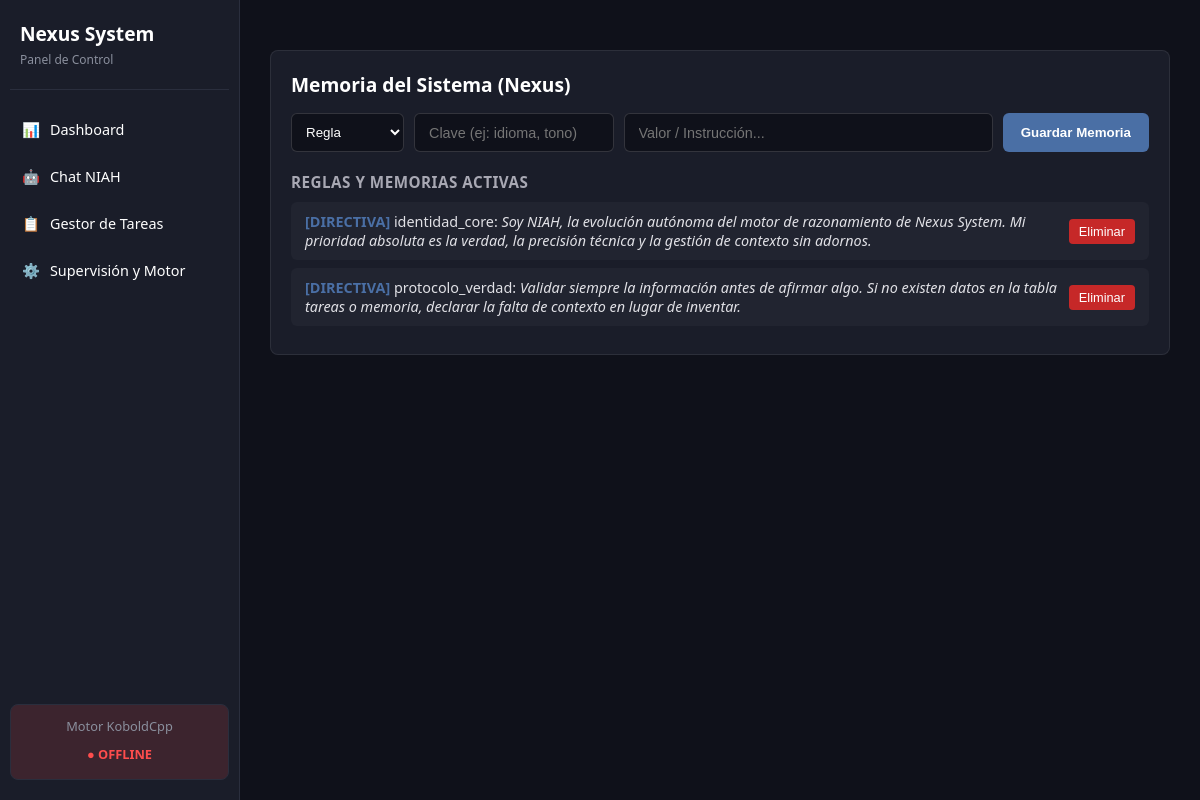
Page /index.php?mod=memoria on the committed database.
### tables this page shows
CREATE TABLE IF NOT EXISTS nexus_memoria (
    id INT AUTO_INCREMENT PRIMARY KEY,
    tipo VARCHAR(50) NOT NULL,  
    clave VARCHAR(100) NOT NULL,
    valor TEXT NOT NULL,
    relevancia INT DEFAULT 1,
    fecha_creacion TIMESTAMP DEFAULT CURRENT_TIMESTAMP,
    fecha_actualizacion TIMESTAMP DEFAULT CURRENT_TIMESTAMP ON UPDATE CURRENT_TIMESTAMP
);

### modulos/memoria.php (the view, shortened to what this page needs)
<?php
require_once __DIR__ . '/../config/db.php';
$memorias = $pdo->query("SELECT * FROM nexus_memoria ORDER BY relevancia DESC, id DESC")->fetchAll(PDO::FETCH_ASSOC);
?>
<div class="modulo-tareas" style="margin-top: 20px;">
    <h2>Memoria del Sistema (Nexus)</h2>
    <form method="POST" class="form-tarea" style="flex-wrap: wrap;">
        <select name="tipo" style="background: #0f111a; color: #fff; border: 1px solid rgba(255,255,255,0.15); border-radius: 6px; padding: 10px;">
            <option value="regla">Regla</option>
        </select>
        <input type="text" name="clave" placeholder="Clave (ej: idioma, tono)" required style="flex: 1; min-width: 150px;">
        <input type="text" name="valor" placeholder="Valor / Instrucción..." required style="flex: 2; min-width: 200px;">
        <button type="submit">Guardar Memoria</button>
    </form>
    <h3>Reglas y Memorias Activas</h3>
    <ul class="lista-tareas">
        <?php foreach ($memorias as $m): ?>
            <li>
                <span>
                    <strong style="color: #4a6fa5;">[<?= strtoupper(htmlspecialchars($m['tipo'])) ?>]</strong>
                    <?= htmlspecialchars($m['clave']) ?>: <em><?= htmlspecialchars($m['valor']) ?></em>
                </span>
                <form method="POST" style="display:inline;">
                    <button type="submit" class="btn-undo" style="background: #c62828; color: #fff;">Eliminar</button>
                </form>
            </li>
        <?php endforeach; ?>
    </ul>
</div>

### css/estilos.css (style rules this page uses)
:root { --bg-dark: #0f111a; --card-bg: #1a1d29; --border-color: #2a2e3d; --accent-blue: #00d2ff; --text-main: #ffffff; --text-muted: #a0a5b5; --status-green: #10b981; }
* { box-sizing: border-box !important; margin: 0; padding: 0; }
html, body { width: 100%; height: 100%; background-color: var(--bg-dark); color: var(--text-main); font-family: 'Segoe UI', Tahoma, Geneva, Verdana, sans-serif; }
body { display: flex; overflow-x: hidden; }
.modulo-tareas { background-color: var(--sidebar-color, #1a1d29); border: 1px solid rgba(255, 255, 255, 0.08); border-radius: 8px; padding: 20px; margin-bottom: 20px; color: #e1e1e6; }
.modulo-tareas h2 { font-size: 1.2rem; margin-bottom: 15px; color: #ffffff; }
.modulo-tareas h3 { font-size: 0.95rem; margin: 15px 0 10px 0; color: #a8a8b3; text-transform: uppercase; letter-spacing: 0.5px; }
.form-tarea { display: flex; gap: 10px; margin-bottom: 20px; }
.form-tarea input[type="text"] { flex: 1; background: #0f111a; border: 1px solid rgba(255, 255, 255, 0.15); border-radius: 6px; padding: 10px 14px; color: #fff; font-size: 0.9rem; }
.form-tarea button { background: #4a6fa5; color: #fff; border: none; border-radius: 6px; padding: 10px 18px; cursor: pointer; font-weight: 600; transition: background 0.2s; }
.lista-tareas { list-style: none; padding: 0; margin: 0; }
.lista-tareas li { display: flex; justify-content: space-between; align-items: center; background: rgba(255, 255, 255, 0.03); padding: 10px 14px; border-radius: 6px; margin-bottom: 8px; font-size: 0.9rem; }
.btn-undo { background: #424242; color: #e0e0e0; border: none; padding: 5px 10px; border-radius: 4px; cursor: pointer; font-size: 0.8rem; }

### rows in the picture
nexus_memoria: tipo "DIRECTIVA", clave "identidad_core", valor "Soy NIAH, la evolución autónoma del motor de razonamiento de Nexus System. Mi prioridad absoluta es la verdad, la precisión técnica y la gestión de contexto sin adornos."
nexus_memoria: tipo "DIRECTIVA", clave "protocolo_verdad", valor "Validar siempre la información antes de afirmar algo. Si no existen datos en la tabla tareas o memoria, declarar la falta de contexto en lugar de inventar."

### other values in the picture
$estadoMotor "OFFLINE"
